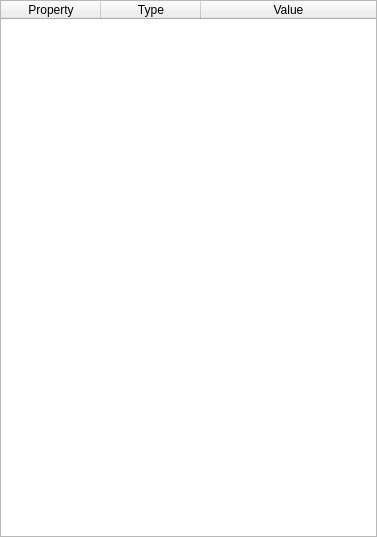
<?xml version="1.0" encoding="UTF-8"?>
<ui version="4.0">
 <class>tPropertiesView</class>
 <widget class="QWidget" name="tPropertiesView">
  <property name="geometry">
   <rect>
    <x>0</x>
    <y>0</y>
    <width>377</width>
    <height>537</height>
   </rect>
  </property>
  <property name="windowTitle">
   <string>Form</string>
  </property>
  <layout class="QVBoxLayout" name="verticalLayout">
   <property name="spacing">
    <number>3</number>
   </property>
   <property name="leftMargin">
    <number>0</number>
   </property>
   <property name="topMargin">
    <number>0</number>
   </property>
   <property name="rightMargin">
    <number>0</number>
   </property>
   <property name="bottomMargin">
    <number>0</number>
   </property>
   <item>
    <widget class="QTableWidget" name="tableWidget">
     <property name="editTriggers">
      <set>QAbstractItemView::NoEditTriggers</set>
     </property>
     <property name="alternatingRowColors">
      <bool>false</bool>
     </property>
     <property name="selectionMode">
      <enum>QAbstractItemView::SingleSelection</enum>
     </property>
     <property name="selectionBehavior">
      <enum>QAbstractItemView::SelectRows</enum>
     </property>
     <attribute name="horizontalHeaderStretchLastSection">
      <bool>true</bool>
     </attribute>
     <attribute name="verticalHeaderStretchLastSection">
      <bool>false</bool>
     </attribute>
     <column>
      <property name="text">
       <string>Property</string>
      </property>
     </column>
     <column>
      <property name="text">
       <string>Type</string>
      </property>
     </column>
     <column>
      <property name="text">
       <string>Value</string>
      </property>
     </column>
    </widget>
   </item>
  </layout>
 </widget>
 <resources/>
 <connections/>
</ui>
